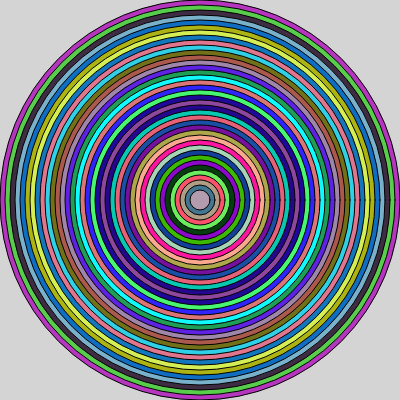
Frame 1 (no input)
Frame 60 (no input): identical to frame 1, image omitted
Frame 120 (the mouse pressed at the canvas centre since frame 60): identical to frame 1, image omitted

The p5.js sketch that drew this single still picture (run headless with seeded random() and noise() and a simulated clock; from frame 60 on, the mouse is pressed at the canvas centre):

// p5.js sketch
// ── sketch.js
function setup() {
    createCanvas(400, 400);
    background(212);
    noFill();
    dia = width;
}

function draw() {
  while (dia > 10) {
    circleColor();
    ellipse(width / 2, height / 2, dia, dia);
    dia -= 10;
  }
}

function circleColor() {
  fill(random(255),random(255),random(255));
}
